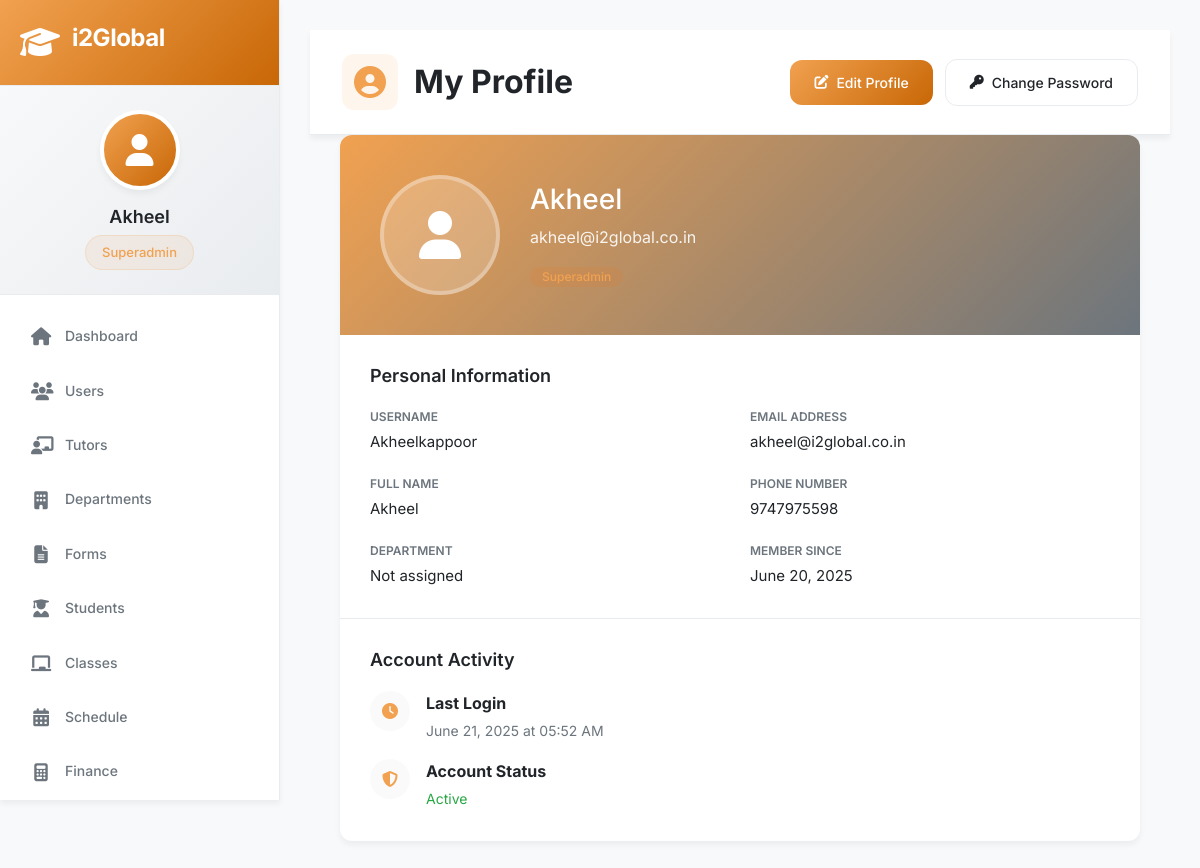
The app's page /profile (signed in) with its own data.
### models/user.py (models this page shows, shortened)
class User(UserMixin, db.Model):
    id = db.Column(db.Integer, primary_key=True)
    username = db.Column(db.String(80), unique=True, nullable=False)
    email = db.Column(db.String(120), unique=True, nullable=False)
    password_hash = db.Column(db.String(256), nullable=False)
    full_name = db.Column(db.String(100))
    phone = db.Column(db.String(20))
    profile_picture = db.Column(db.String(500))
    date_of_birth = db.Column(db.Date)
    role = db.Column(db.String(50), nullable=False, default='tutor')
    department_id = db.Column(db.Integer, db.ForeignKey('department.id'))
    permissions = db.Column(db.Text)  # JSON string of permissions
    custom_fields = db.Column(db.Text)  # JSON string for dynamic fields
    is_active = db.Column(db.Boolean, default=True)
    is_approved = db.Column(db.Boolean, default=False)
    last_login = db.Column(db.DateTime)
    failed_login_attempts = db.Column(db.Integer, default=0)
    last_failed_login = db.Column(db.DateTime)
    emergency_contact = db.Column(db.Text)  # JSON for emergency contact info
    feedback_rating = db.Column(db.Float, default=0.0)
    total_classes_taught = db.Column(db.Integer, default=0)
    created_at = db.Column(db.DateTime, default=datetime.utcnow)
    updated_at = db.Column(db.DateTime, default=datetime.utcnow, onupdate=datetime.utcnow)
    created_by = db.Column(db.Integer, db.ForeignKey('user.id'))
    department = db.relationship('Department', foreign_keys=[department_id], backref='members')
    creator = db.relationship('User', foreign_keys=[created_by], remote_side=[id])

### app.py (the view)
@app.route('/profile')
@login_required
def profile():
    return render_template('users/profile.html', user=current_user)

### app.py (called while the page is built)
@login_manager.user_loader
def load_user(user_id):
    return User.query.get(int(user_id))

### templates/users/profile.html (shortened to what this page needs)
{% extends "base.html" %}
{% block content %}
<div class="page-header">
    <div class="header-content">
        <h1 class="page-title">
            <i class="fas fa-user-circle"></i>
            My Profile
        </h1>
        <div class="header-actions">
            <a href="{{ url_for('edit_profile') }}" class="btn btn-primary">
                <i class="fas fa-edit"></i>
                Edit Profile
            </a>
            <a href="{{ url_for('change_password') }}" class="btn btn-secondary">
                <i class="fas fa-key"></i>
                Change Password
            </a>
        </div>
    </div>
</div>
<div class="profile-container">
    <div class="profile-card">
        <div class="profile-header">
            <div class="profile-avatar">
                {% if current_user.profile_picture %}
                    <img src="{{ url_for('static', filename='uploads/' + current_user.profile_picture) }}" alt="Profile">
                {% else %}
                    <i class="fas fa-user"></i>
                {% endif %}
            </div>
            <div class="profile-info">
                <h2>{{ current_user.full_name or current_user.username }}</h2>
                <p>{{ current_user.email }}</p>
                <div class="profile-badges">
                    <span class="badge badge-{{ 'primary' if current_user.role == 'superadmin' else 'secondary' if current_user.role == 'admin' else 'warning' if current_user.role == 'coordinator' else 'info' }}">
                        {{ current_user.role|title }}
                    </span>
                </div>
            </div>
        </div>
        <div class="profile-details">
            <h3>Personal Information</h3>
            <div class="details-grid">
                <div class="detail-item">
                    <label>Username</label>
                    <p>{{ current_user.username }}</p>
                </div>
                <div class="detail-item">
                    <label>Email Address</label>
                    <p>{{ current_user.email }}</p>
                </div>
                <div class="detail-item">
                    <label>Full Name</label>
                    <p>{{ current_user.full_name or 'Not provided' }}</p>
                </div>
                <div class="detail-item">
                    <label>Phone Number</label>
                    <p>{{ current_user.phone or 'Not provided' }}</p>
                </div>
                <div class="detail-item">
                    <label>Department</label>
                    <p>{{ current_user.department.name if current_user.department else 'Not assigned' }}</p>
                </div>
                <div class="detail-item">
                    <label>Member Since</label>
                    <p>{{ current_user.created_at.strftime('%B %d, %Y') }}</p>
                </div>
            </div>
        </div>
        <div class="profile-details">
            <h3>Account Activity</h3>
            <div class="activity-items">
                <div class="activity-item">
                    <i class="fas fa-clock"></i>
                    <div>
                        <strong>Last Login</strong>
                        <p>{{ current_user.last_login.strftime('%B %d, %Y at %I:%M %p') if current_user.last_login else 'This is your first login' }}</p>
                    </div>
                </div>
                <div class="activity-item">
                    <i class="fas fa-shield-alt"></i>
                    <div>
                        <strong>Account Status</strong>
                        <p><span class="text-success">Active</span></p>
                    </div>
                </div>
            </div>
        </div>
    </div>
</div>
{% endblock %}

### templates/base.html (shortened to what this page needs)
<!DOCTYPE html>
<html lang="en">
<head>
    <link rel="stylesheet" href="https://cdnjs.cloudflare.com/ajax/libs/font-awesome/6.4.0/css/all.min.css">
    <link href="https://cdn.jsdelivr.net/npm/bootstrap@5.3.0/dist/css/bootstrap.min.css" rel="stylesheet">
    <link rel="stylesheet" href="{{ url_for('static', filename='css/style.css') }}">
</head>
<body>
    <div class="app-container">
        {% if current_user.is_authenticated %}
        <nav class="sidebar" id="sidebar">
            <div class="sidebar-header">
                <div class="logo-container">
                    <i class="fas fa-graduation-cap logo-icon"></i>
                    <h3 class="logo-text">i2Global</h3>
                </div>
            </div>
            <div class="user-profile">
                <div class="user-avatar">
                    {% if current_user.profile_picture %}
                        <img src="{{ url_for('static', filename='uploads/' + current_user.profile_picture) }}" alt="Profile">
                    {% else %}
                        <i class="fas fa-user"></i>
                    {% endif %}
                </div>
                <div class="user-info">
                    <h4>{{ current_user.full_name or current_user.username }}</h4>
                    <span class="user-role">{{ current_user.role|title|replace('_', ' ') }}</span>
                </div>
            </div>
            <ul class="nav-menu">
                <li class="nav-item">
                    <a href="{{ url_for('dashboard') }}" class="nav-link {% if request.endpoint == 'dashboard' %}active{% endif %}">
                        <i class="fas fa-home"></i>
                        <span>Dashboard</span>
                    </a>
                </li>
                {% if current_user.role in ['superadmin', 'admin'] %}
                <li class="nav-item">
                    <a href="{{ url_for('users') }}" class="nav-link {% if request.endpoint == 'users' %}active{% endif %}">
                        <i class="fas fa-users"></i>
                        <span>Users</span>
                    </a>
                </li>
                <li class="nav-item">
                    <a href="{{ url_for('tutor_management') }}" class="nav-link {% if request.endpoint == 'tutor_management' %}active{% endif %}">
                        <i class="fas fa-chalkboard-teacher"></i>
                        <span>Tutors</span>
                    </a>
                </li>
                <li class="nav-item">
                    <a href="{{ url_for('departments') }}" class="nav-link {% if request.endpoint and 'department' in request.endpoint %}active{% endif %}">
                        <i class="fas fa-building"></i>
                        <span>Departments</span>
                    </a>
                </li>
                <li class="nav-item">
                    <a href="{{ url_for('forms') }}" class="nav-link {% if request.endpoint == 'forms' %}active{% endif %}">
                        <i class="fas fa-file-alt"></i>
                        <span>Forms</span>
                    </a>
                </li>
                {% endif %}
                {% if current_user.role in ['superadmin', 'admin', 'coordinator'] %}
                <li class="nav-item">
                    <a href="{{ url_for('students') }}" class="nav-link {% if 'student' in request.endpoint %}active{% endif %}">
                        <i class="fas fa-user-graduate"></i>
                        <span>Students</span>
                    </a>
                </li>
                {% endif %}
                <li class="nav-item">
                    <a href="{{ url_for('classes') }}" class="nav-link {% if 'class' in request.endpoint %}active{% endif %}">
                        <i class="fas fa-chalkboard"></i>
                        <span>Classes</span>
                    </a>
                </li>
                <li class="nav-item">
                    <a href="{{ url_for('schedule') }}" class="nav-link {% if 'schedule' in request.endpoint %}active{% endif %}">
                        <i class="fas fa-calendar-alt"></i>
                        <span>Schedule</span>
                    </a>
                </li>
                {% if current_user.role in ['superadmin', 'admin', 'finance_coordinator'] %}
                <li class="nav-item">
                    <a href="{{ url_for('finance_dashboard') }}" class="nav-link {% if 'finance' in request.endpoint %}active{% endif %}">
                        <i class="fas fa-calculator"></i>
                        <span>Finance</span>
                    </a>
                </li>
                {% endif %}
            </ul>
        </nav>
        {% endif %}
        <main class="main-content {% if not current_user.is_authenticated %}full-width{% endif %}">
            {% block content %}{% endblock %}
        </main>
    </div>
</body>
</html>

### static/css/style.css (style rules this page uses)
:root { --primary-color: #ff6f00; --primary-dark: #e65100; --primary-light: #ff9800; --secondary-color: #ffa726; --accent-color: #ffb74d; --success-color: #66bb6a; --danger-color: #ef5350; --warning-color: #ffa726; --info-color: #42a5f5; --dark-color: #424242; --light-color: #fafafa; --white: #ffffff; --text-primary: #212121; --text-secondary: #757575; --border-color: #e0e0e0; --shadow-sm: 0 1px 3px 0 rgba(0, 0, 0, 0.1); --shadow: 0 4px 6px -1px rgba(0, 0, 0, 0.1), 0 2px 4px -1px rgba(0, 0, 0, 0.06); --shadow-lg: 0 10px 15px -3px rgba(0, 0, 0, 0.1), 0 4px 6px -2px rgba(0, 0, 0, 0.05); --transition: all 0.3s cubic-bezier(0.4, 0, 0.2, 1); --sidebar-width: 260px; --sidebar-collapsed-width: 70px; }
* { margin: 0; padding: 0; box-sizing: border-box; }
body { font-family: 'Inter', sans-serif; background-color: var(--white); color: var(--text-primary); line-height: 1.6; overflow-x: hidden; animation: fadeInPage 0.5s ease-out; }
.app-container { display: flex; min-height: 100vh; position: relative; }
.sidebar { width: var(--sidebar-width); background: var(--white); box-shadow: var(--shadow); position: fixed; left: 0; top: 0; height: 100vh; overflow-y: auto; transition: transform 0.4s cubic-bezier(0.4, 0, 0.2, 1); z-index: 1000; }
.sidebar-header { padding: 20px; display: flex; align-items: center; justify-content: space-between; border-bottom: 1px solid var(--border-color); }
.logo-container { display: flex; align-items: center; gap: 12px; }
.logo-icon { font-size: 28px; color: var(--primary-color); transition: transform 0.4s ease; animation: pulse-and-rotate 4s infinite ease-in-out; }
.logo-text { font-size: 24px; font-weight: 700; color: var(--text-primary); letter-spacing: -0.5px; }
.user-profile { padding: 20px; border-bottom: 1px solid var(--border-color); text-align: center; }
.user-avatar { width: 80px; height: 80px; margin: 0 auto 12px; border-radius: 50%; background: linear-gradient(135deg, var(--primary-color), var(--secondary-color)); display: flex; align-items: center; justify-content: center; color: var(--white); font-size: 32px; position: relative; overflow: hidden; animation: float 3s ease-in-out infinite; transition: var(--transition); }
.user-info h4 { font-size: 16px; font-weight: 600; margin-bottom: 4px; color: var(--text-primary); }
.user-role { font-size: 12px; color: var(--primary-color); background-color: rgba(255, 111, 0, 0.1); padding: 4px 12px; border-radius: 20px; display: inline-block; font-weight: 500; transition: transform 0.2s ease; }
.nav-menu { list-style: none; padding: 20px 0; }
.nav-item { margin-bottom: 4px; }
.nav-item { opacity: 0; animation: slideUpItem 0.5s ease-out forwards; }
.nav-item:nth-child(1) { animation-delay: 0.1s; }
.nav-item:nth-child(2) { animation-delay: 0.15s; }
.nav-item:nth-child(3) { animation-delay: 0.2s; }
.nav-item:nth-child(4) { animation-delay: 0.25s; }
.nav-item:nth-child(5) { animation-delay: 0.3s; }
.nav-item:nth-child(6) { animation-delay: 0.35s; }
.nav-item:nth-child(7) { animation-delay: 0.4s; }
.nav-item:nth-child(8) { animation-delay: 0.45s; }
.nav-item:nth-child(9) { animation-delay: 0.5s; }
.nav-link { display: flex; align-items: center; gap: 12px; padding: 12px 20px; color: var(--text-secondary); text-decoration: none; transition: var(--transition); position: relative; overflow: hidden; }
.nav-link::before { content: ''; position: absolute; left: 0; top: 0; height: 100%; width: 4px; background: var(--primary-color); transform: scaleY(0); transition: transform 0.3s ease; transform-origin: bottom; }
.nav-link i { font-size: 18px; width: 24px; text-align: center; }
.main-content { flex: 1; margin-left: var(--sidebar-width); padding: 30px; transition: var(--transition); min-height: 100vh; }
.btn { display: inline-flex; align-items: center; justify-content: center; gap: 8px; padding: 12px 24px; border: none; border-radius: 10px; font-size: 15px; font-weight: 500; cursor: pointer; transition: var(--transition); text-decoration: none; position: relative; overflow: hidden; }
.btn-primary { background: linear-gradient(135deg, var(--primary-color), var(--primary-dark)); color: var(--white); }
.btn-secondary { background: var(--light-color); color: var(--text-primary); }
.badge { display: inline-flex; align-items: center; padding: 4px 12px; border-radius: 20px; font-size: 12px; font-weight: 500; }
.badge-primary { background-color: rgba(255, 111, 0, 0.1); color: var(--primary-color); }

### records on screen
User: full_name "Akheel", role "Superadmin", email "akheel@i2global.co.in", username "Akheelkappoor", phone "9747975598", created_at "June 20, 2025", last_login "June 21, 2025 at 05:52 AM"
